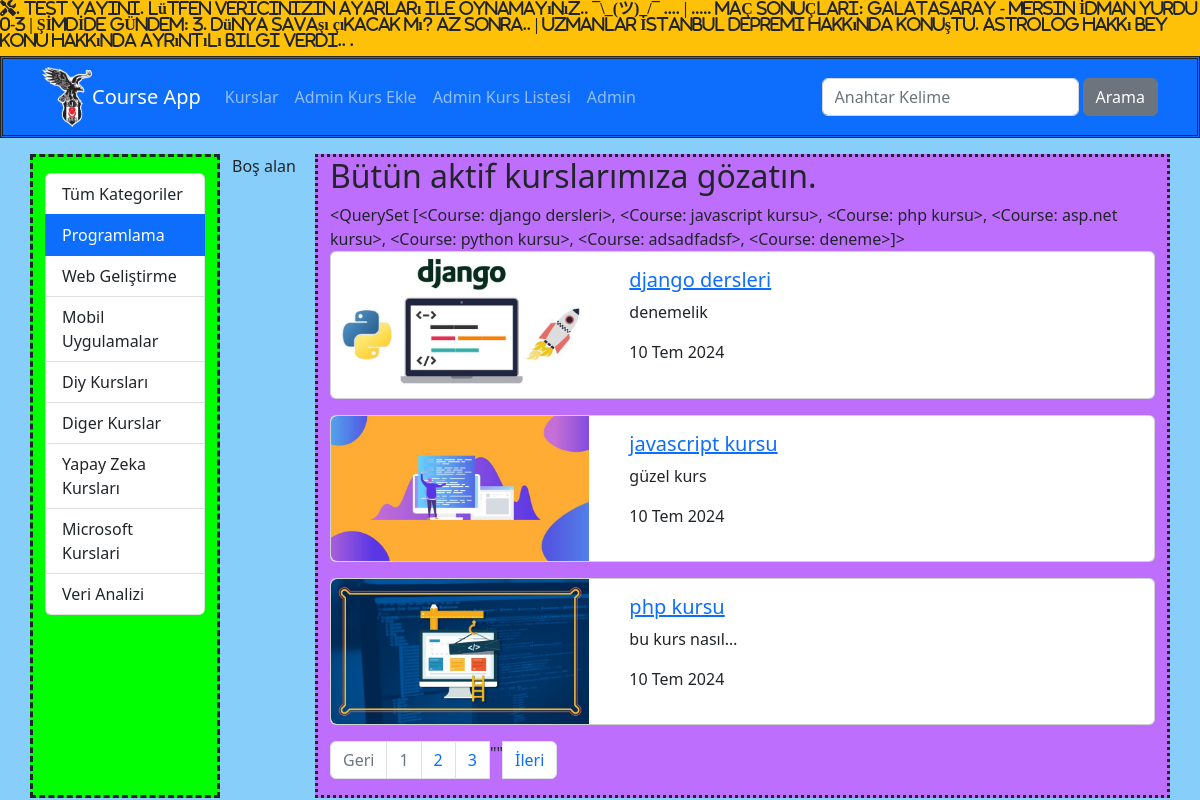
Before: /kurslar/kategori/programlama with the older database file.
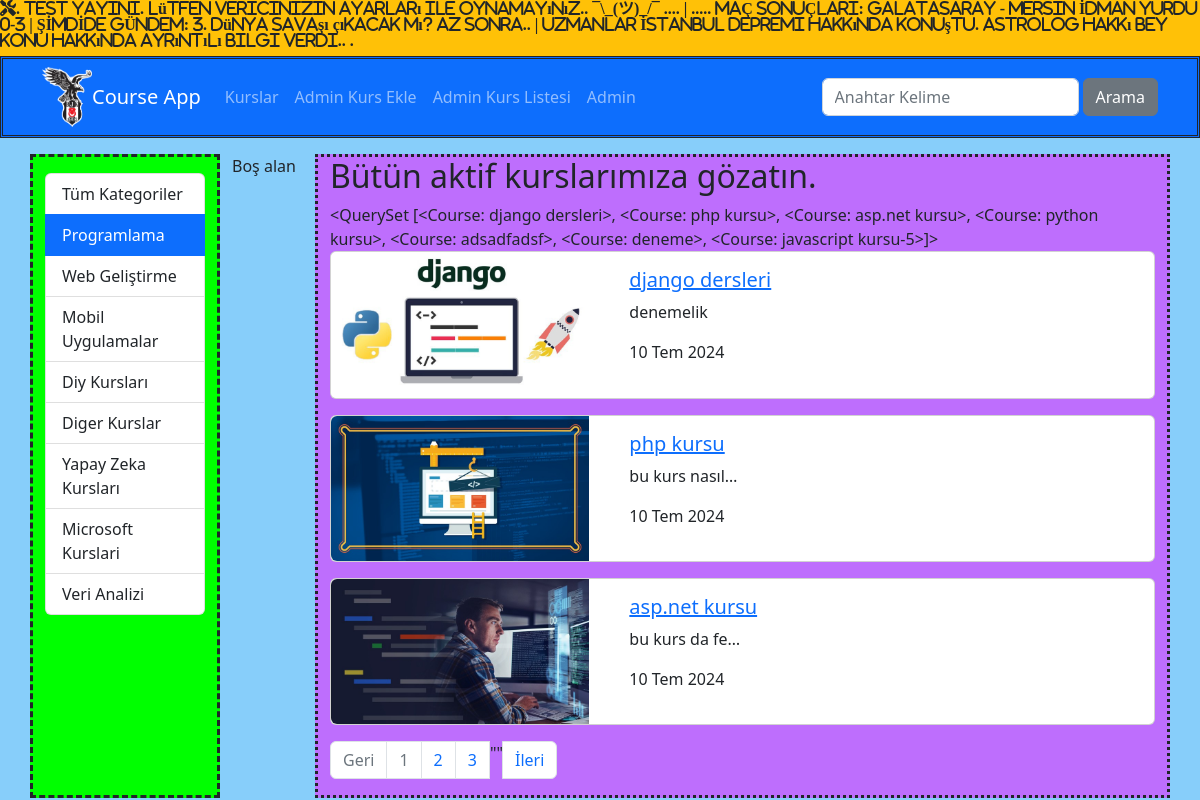
After: the same page with the newer database file.
### courses/models.py (models this page shows, shortened)
class Category(models.Model):
    name = models.CharField( max_length=50)
    slug = models.SlugField(default= "", null=False, unique=True, db_index = True, max_length=50)

class Course(models.Model):
    title = models.CharField(max_length=50)
    description = models.TextField()
    imageUrl = models.CharField(max_length=50, blank=False)
    date = models.DateField(auto_now=True)
    isActive = models.BooleanField(default=False)
    isHome = models.BooleanField(default = False)
    slug = models.SlugField(default = "", null=False, blank=True,  unique=True, db_index=True)
    categories = models.ManyToManyField(Category,)
    def __str__(self):
        return f"{self.title}"

### courses/views.py (the view)
# urls.py: path('kategori/<slug:slug>', views.getCoursesByCategory, name='courses_by_category'),
def getCoursesByCategory(request, slug):
    kurslar  = Course.objects.filter( categories__slug= slug, isActive = True).order_by("date")#category__slug = slug,
    kategoriler = Category.objects.all()
    paginator = Paginator(kurslar, 3) #filtrelenmiş kursları her sayfada 5'er adet göster
    page = request.GET.get('page', 1) #query'den gelen page number'ı kullan
    page_obj = paginator.page(page) #page e düşen kursları pageob'e at
    print(page_obj.paginator.count) #toplam ürün sayısı
    print(page_obj.paginator.num_pages) # toplam sayfa sayısı
    return render(request, 'courses/list.html', {
        'categories': kategoriler,
        'courses': kurslar,
        'page_obj': page_obj,
        'seciliKategori': slug
    })

### courses/templates/courses/list.html (shortened to what this page needs)
{% extends "layout.html" %}
{% load static %}
{% block css_files %}
        <link rel="stylesheet" href="{%static 'courses/css/style.css'%}">
{% endblock  %}
{% block content %}
        <div class="container mt-3"  >
                <div class="row">
                    <div class="col-2" style="border:dashed; background-color:Lime  ">
                    {% include 'courses/partials/_categories.html' %}
                       </div>
                <div class="col-1" style="">
                                Boş alan
                </div>
                <div class="col-9" style="border:dotted; background:#BE6EFD">
                <h2>Bütün aktif kurslarımıza gözatın. </h2>
                        {{page_obj.paginator.object_list}}
                        {% for course  in page_obj.object_list %}
                                         {% include 'courses/partials/_course.html' %}
                        {% endfor %}
                        {% include "courses/partials/_pagination.html" %}
                        </div>
                </div>
        </div>
{% endblock  %}

### templates/layout.html (shortened to what this page needs)
 {% load static  %}
<!DOCTYPE html>
<html lang="en">
<head>
    <link rel="stylesheet" href="{% static 'css/bootstrap.min.css' %}"  />
    {% block css_files %}{% endblock %}  <link rel="stylesheet" href="https://cdnjs.cloudflare.com/ajax/libs/font-awesome/6.2.1/css/all.min.css" />
</head>
<body>
    {% include "partials/_ustbilgi.html" %}
    {% include 'partials/_nav.html' %}
    {% block content %}{% endblock  %}
</body>
</html>

### templates/partials/_ustbilgi.html
<div class="bg-warning"> <marquee> <h6 class="fa-solid fa-screwdriver-wrench">.
TEST YAYINI.    Lütfen vericinizin ayarları ile oynamayınız..    ¯\_(ツ)_/¯   ....  |  .....   MAÇ SONUÇLARI:   Galatasaray - Mersin İdman Yurdu 0-3  |  ŞİMDİDE GÜNDEM:   3. Dünya Savaşı çıkacak mı?     Az sonra..     |   Uzmanlar İstanbul depremi hakkında konuştu.   Astrolog Hakkı Bey konu hakkında ayrıntılı bilgi verdi..   .</h6></marquee></div>

### templates/partials/_nav.html
   {% load static  %}
    <nav class= "navbar navbar-expand-lg bg-primary navbar-dark" style = "background: #DFFF00; border:double " >
        <div class="container">
            <img src="{% static 'img/bjklogo.jpg' %}" alt="" width="50" height="60">
            <a href="{% url "index" %}" class="navbar-brand">Course App</a>
            <ul class="navbar-nav me-auto">
                <li class="nav-item">
                    <a href="{% url "index" %}" class="nav-link">Kurslar</a>
                </li>
                <li class="nav-item">
                    <a href="{% url "add_course" %}" class="nav-link">Admin Kurs Ekle</a>
                </li>
                <li class="nav-item">
                    <a href="{% url "course_list" %}" class="nav-link">Admin Kurs Listesi  </a>
                </li>
                <li class="nav-item">
                    <a href="/admin" class="nav-link">Admin</a>
                </li>
            </ul>
            <form class = "d-flex" action="{% url "search" %}">
                <input class= "form-control me-1" type="text" name="q"placeholder="Anahtar Kelime">
                <button type="submit" class = "btn btn-secondary">Arama</button>
            </form>
        </div>
       </nav>

### courses/templates/courses/partials/_categories.html
<div class="list-group mt-3">
    <a href="/kurslar"     class="list-group-item list-group-item-action"> Tüm Kategoriler </a>
    {% for  category in categories %}
    <a href="{% url "courses_by_category" category.slug%}"     class="list-group-item list-group-item-action {% if seciliKategori == category.slug %}active{% endif %}">{{category.name|title}}</a>
    {% endfor %}
</div>

### courses/templates/courses/partials/_course.html
 {% load static %}
<div class="card mb-3">
    <div class="row">
        <div class="col-4">
            <img
                class="img-fluid rounded-start"
                src="{% static 'courses/img/'|add:course.imageUrl %}"
                alt="course.title"
            />
        </div>
        <div class="col-8">
            <div class="card-body">
                <h5 class="card-title"> <a href="{% url "course_details" course.id %}">{{course.title }}</a></h5>
                <p class="card-text">{{course.description|truncatechars:15}}</p>
                <p>{{course.date|date:'SHORT_DATE_FORMAT'}}</p>
            </div>
        </div>
    </div>
</div>

### courses/templates/courses/partials/_pagination.html
{% if page_obj.paginator.num_pages > 0 %}
<nav aria-label="Page navigation example">
        <ul class="pagination">
        {% if page_obj.has_previous %}
         <li class="page-item"><a class="page-link" href="?page={{page_obj.previous_page_number}}">Geri</a></li>
        {% else %}
        <li class="page-item disabled"><a class="page-link" href="#">Geri</a></li>
         {% endif %}
        {% for i in page_obj.paginator.page_range %}
                {% if page_obj.number == i %}
                <li class="page-item disabled"><a class="page-link" href="#">{{i}}</a></li>
                {% else %}
                <li class="page-item "><a class="page-link" href="?page={{i}}">{{i}}</a></li>
                {% endif %}
        {% endfor %}""
        {% if page_obj.has_next %}
        <li class="page-item"><a class="page-link" href="?page={{page_obj.next_page_number}}">İleri</a></li>
       {% else %}
       <li class="page-item disabled"><a class="page-link" href="#">İleri</a></li>
        {% endif %}
        </ul>
 </nav>
{% endif %}

### courses/static/courses/css/style.css (style rules this page uses)
body { background-color: lightskyblue; }

Changed rows visible on the page:
no longer on this page (row edited): Course: imageUrl (picture), title "javascript kursu", description "güzel kurs", date "10 Tem 2024"
changed through a linked row, Course "django dersleri": paginator.object_list "…[<Course: django dersleri>, <Course: javascript kursu>, <Course: php kursu>, <Course: asp.net kursu>, <Course: python kursu>, <Course: adsadfadsf>, <Course: deneme>]>" → "…[<Course: django dersleri>, <Course: php kursu>, <Course: asp.net kursu>, <Course: python kursu>, <Course: adsadfadsf>, <Course: deneme>, <Course: javascript kursu-5>]>"
now on this page (row unchanged): Course: imageUrl (picture), title "asp.net kursu", description "bu kurs da fe…", date "10 Tem 2024"
